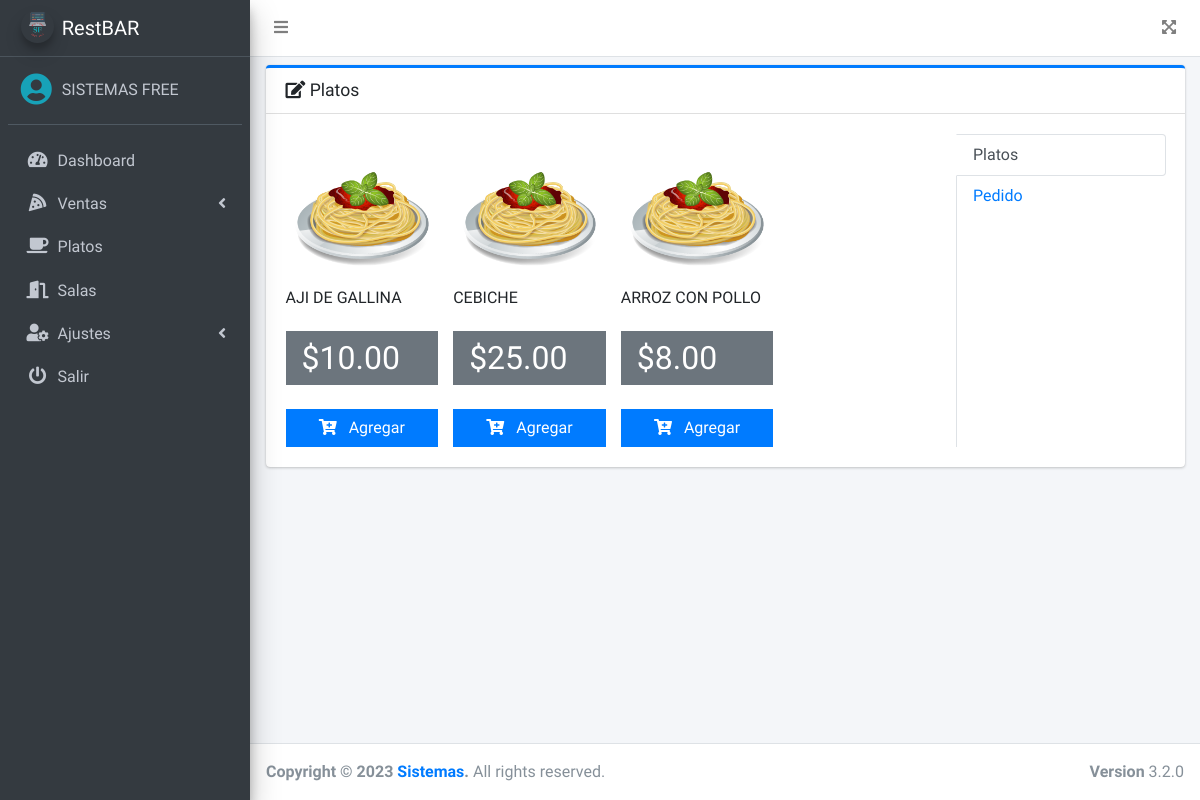
/src/pedido.php (signed in), run on an earlier commit of the app's database.
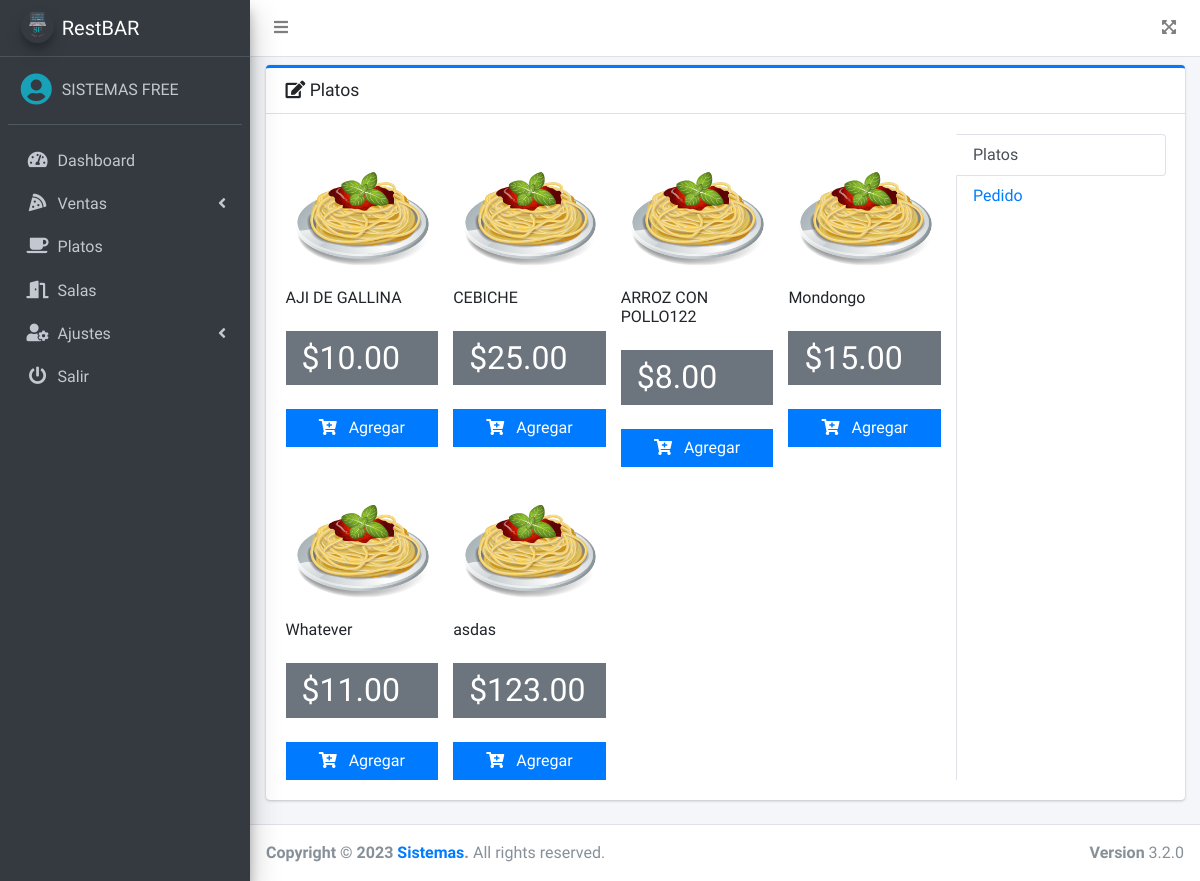
And on a later commit of the database.
### tables this page shows
CREATE TABLE `platos` (
  `id` int(11) NOT NULL,
  `nombre` varchar(200) NOT NULL,
  `precio` decimal(10,2) NOT NULL,
  `imagen` varchar(100) DEFAULT NULL,
  `fecha` timestamp NULL DEFAULT NULL,
  `estado` int(11) NOT NULL DEFAULT 1,
  `descripcion` varchar(300) NOT NULL
);

### src/pedido.php (the view, shortened to what the changed rows need)
<?php
if ($_SESSION['rol'] == 1 || $_SESSION['rol'] == 3) {
    include_once "includes/header.php";
?>
    <div class="card card-primary card-outline">
        <div class="card-header">
            <h3 class="card-title">
                <i class="fas fa-edit"></i>
                Platos
            </h3>
        </div>
        <div class="card-body">
            <div class="row">
                <div class="col-7 col-sm-9">
                    <div class="tab-content" id="vert-tabs-right-tabContent">
                        <div class="tab-pane fade show active" id="vert-tabs-right-home" role="tabpanel" aria-labelledby="vert-tabs-right-home-tab">
                            <div class="row">
                                <?php
                                include "../conexion.php";
                                $query = mysqli_query($conexion, "SELECT * FROM platos WHERE estado = 1");
                                $result = mysqli_num_rows($query);
                                if ($result > 0) {
                                    while ($data = mysqli_fetch_assoc($query)) { ?>
                                        <div class="col-md-3">
                                            <div class="col-12">
                                                <img src="<?php echo ($data['imagen'] == null) ? '../assets/img/default.png' : $data['imagen']; ?>" class="product-image" alt="Product Image">
                                            </div>
                                            <h6 class="my-3"><?php echo $data['nombre']; ?></h6>
                                            <div class="bg-gray py-2 px-3 mt-4">
                                                <h2 class="mb-0">
                                                    $<?php echo $data['precio']; ?>
                                                </h2>
                                            </div>
                                            <div class="mt-4">
                                                <a class="btn btn-primary btn-block btn-flat addDetalle" href="#" data-id="<?php echo $data['id']; ?>">
                                                    <i class="fas fa-cart-plus mr-2"></i>
                                                    Agregar
                                                </a>
                                            </div>
                                        </div>
                                <?php }
                                } ?>
                            </div>
                        </div>
                    </div>
                </div>
                <div class="col-5 col-sm-3">
                    <div class="nav flex-column nav-tabs nav-tabs-right h-100" id="vert-tabs-right-tab" role="tablist" aria-orientation="vertical">
                        <a class="nav-link active" id="vert-tabs-right-home-tab" data-toggle="pill" href="#vert-tabs-right-home" role="tab" aria-controls="vert-tabs-right-home" aria-selected="true">Platos</a>
                        <a class="nav-link" id="pedido-tab" data-toggle="pill" href="#pedido" role="tab" aria-controls="pedido" aria-selected="false">Pedido</a>
                    </div>
                </div>
            </div>
        </div>
    </div>
<?php include_once "includes/footer.php";
} else {
    header('Location: permisos.php');
}
?>

### src/includes/header.php (shortened to what the changed rows need)
<!DOCTYPE html>
<html lang="en">
<head>
    <link rel="stylesheet" href="../assets/plugins/fontawesome-free/css/all.min.css">
    <link rel="stylesheet" href="https://code.ionicframework.com/ionicons/2.0.1/css/ionicons.min.css">
    <link rel="stylesheet" href="../assets/dist/css/adminlte.min.css">
    <link rel="stylesheet" href="../assets/plugins/datatables-bs4/css/dataTables.bootstrap4.min.css">
</head>
<body class="hold-transition sidebar-mini">
    <div class="wrapper">
        <nav class="main-header navbar navbar-expand navbar-white navbar-light">
            <ul class="navbar-nav">
                <li class="nav-item">
                    <a class="nav-link" data-widget="pushmenu" href="#" role="button"><i class="fas fa-bars"></i></a>
                </li>
            </ul>
            <ul class="navbar-nav ml-auto">
                <li class="nav-item">
                    <a class="nav-link" data-widget="fullscreen" href="#" role="button">
                        <i class="fas fa-expand-arrows-alt"></i>
                    </a>
                </li>
            </ul>
        </nav>
        <aside class="main-sidebar sidebar-dark-primary elevation-4">
            <a href="dashboard.php" class="brand-link">
                <img src="../assets/img/logo.png" alt="AdminLTE Logo" class="brand-image img-circle elevation-3" style="opacity: .8">
                <span class="brand-text font-weight-light">RestBAR</span>
            </a>
            <div class="sidebar">
                <div class="user-panel mt-3 pb-3 mb-3 d-flex">
                    <div class="image">
                        <i class="fas fa-user-circle fa-2x text-info"></i>
                    </div>
                    <div class="info">
                        <a href="#" class="d-block"><?php echo $_SESSION['nombre']; ?></a>
                    </div>
                </div>
                <nav class="mt-2">
                    <ul class="nav nav-pills nav-sidebar flex-column" data-widget="treeview" role="menu" data-accordion="false">
                        <li class="nav-item">
                            <a href="dashboard.php" class="nav-link">
                                <i class="nav-icon fas fa-tachometer-alt"></i>
                                <p>
                                    Dashboard
                                </p>
                            </a>
                        </li>
                        <li class="nav-item">
                            <a href="#" class="nav-link">
                                <i class="nav-icon fas fa-pizza-slice"></i>
                                <p>
                                    Ventas
                                    <i class="fas fa-angle-left right"></i>
                                </p>
                            </a>
                        </li>
                        <?php if ($_SESSION['rol'] == 1 || $_SESSION['rol'] == 2) {
                            echo '<li class="nav-item">
                                <a href="platos.php" class="nav-link">
                                    <i class="nav-icon fas fa-coffee"></i>
                                    <p>
                                        Platos
                                    </p>
                                </a>
                            </li>';
                        } if ($_SESSION['rol'] == 1) {
                            echo '<li class="nav-item">
                                <a href="salas.php" class="nav-link">
                                    <i class="nav-icon fas fa-door-open"></i>
                                    <p>
                                        Salas
                                    </p>
                                </a>
                            </li>
                            <li class="nav-item">
                                <a href="#" class="nav-link">
                                    <i class="nav-icon fas fa-user-cog"></i>
                                    <p>
                                        Ajustes
                                        <i class="fas fa-angle-left right"></i>
                                    </p>
                                </a>
                                <ul class="nav nav-treeview">
                                    <li class="nav-item">
                                        <a href="usuarios.php" class="nav-link">
                                            <i class="far fa-circle nav-icon"></i>
                                            <p>Usuarios</p>
                                        </a>
                                    </li>
                                    <li class="nav-item">
                                        <a href="config.php" class="nav-link">
                                            <i class="far fa-circle nav-icon"></i>
                                            <p>Configuración</p>
                                        </a>
                                    </li>
                                </ul>
                            </li>';
                        } ?>
                        <li class="nav-item">
                            <a href="salir.php" class="nav-link">
                                <i class="nav-icon fas fa-power-off"></i>
                                <p>
                                    Salir
                                </p>
                            </a>
                        </li>
                    </ul>
                </nav>
            </div>
        </aside>
        <div class="content-wrapper">
            <div class="content">
                <div class="container-fluid py-2">

What changed in the data, as far as the page shows it:
changed platos: nombre "ARROZ CON POLLO" → "ARROZ CON POLLO122"
added platos: nombre "Mondongo", precio "15.00"
added platos: nombre "Whatever", precio "11.00"
added platos: nombre "asdas", precio "123.00"
